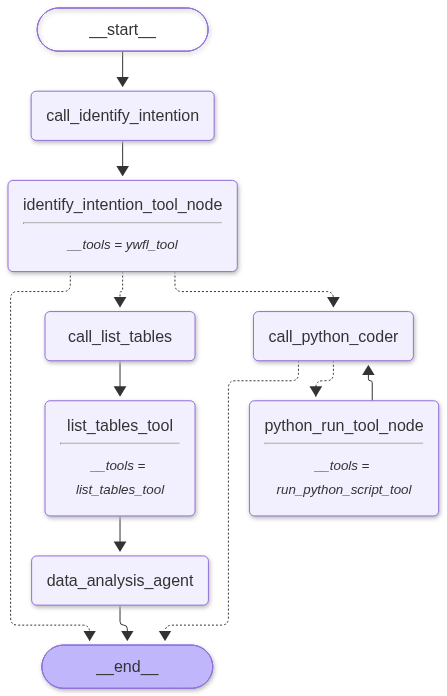

Write the Python code that produced this figure.
import sys
import os
sys.path.append(os.path.dirname(os.path.abspath(__file__)))
from contextlib import asynccontextmanager
from typing import Literal
from langchain_mcp_adapters.tools import load_mcp_tools
from langchain_core.messages import AIMessage
from langchain_mcp_adapters.client import MultiServerMCPClient
from langgraph.constants import START, END
from langgraph.graph import StateGraph
from langgraph.prebuilt import ToolNode, create_react_agent
from my_llm import llm
from my_state import BIState
from tools_node import generate_query_system_prompt, query_check_system, call_get_schema, select_deep_data_analysis_system_prompt,get_schema_tool,get_schema_node
from langchain_core.messages import SystemMessage, HumanMessage,ToolMessage
from langgraph.checkpoint.memory import MemorySaver
import matplotlib.image as mpimg
from matplotlib import pyplot as plt
from io import BytesIO
import os
from dotenv import load_dotenv
# 加载环境变量
load_dotenv()
#加载MCP服务器址的地：121.34.54.32
server_url=os.getenv("server_url")
#数据库查询MCP
mcp_server_config = {
    "search_db_mcp":{
    "url": f"http://{server_url}:9004/mcp/",
    "transport": "streamable_http",
    "timeout": 20000,  # 增加超时时间
    "sse_read_timeout": 20000
},
#机器学习MCP
"machine_learning_mcp":{
    "url": f"http://{server_url}:9003/mcp/",
    "transport": "streamable_http",
    "timeout": 20000,  # 机器学习时间需要久一些
    "sse_read_timeout": 20000
},
#生成python代码，执行python程序的MCP
"python_chart_mcp":{
    "url": f"http://{server_url}:9002/mcp/",
    "transport": "streamable_http",
    "timeout": 20000,  # 机器学习时间需要久一些
    "sse_read_timeout": 20000
},
#业务分流MCP
"ywfl_mcp":{
    "url": f"http://{server_url}:9005/mcp/",
    "transport": "streamable_http",
    "timeout": 20000.0,  # 机器学习时间需要久一些
    "sse_read_timeout": 20000.0
},
}
from typing import TypedDict, Annotated
from langchain_core.messages import AnyMessage
from langgraph.graph import add_messages
class PythonState(TypedDict):
    messages: Annotated[list[AnyMessage], add_messages] #消息追加的模式增加消息

#业务分流路由条件，
def should_continue_ywfl(state: BIState) -> Literal[END,"call_python_coder", "call_list_tables"]:
    """条件路由的，动态边"""
    messages = state["messages"]
    last_message = messages[-1]
    print("ywfl_last_message:",last_message)
    # print("ywfl_last_message.tool_calls:",last_message.tool_calls)
    #最后一个message不是functionCall或者是Functioncall但是没有SQL都走到END节点
    if last_message.content=="纯python编码": #如果有工具调用则需要根据，业务分流的结果决策向哪里走
        return "call_python_coder"
    elif last_message.content=="业务数据查询分析":
        return "call_list_tables"
    else: #如果是正常回复，则结束当前流程->END节点(正常回复)
        return END

#纯Python编码支线：判断是否需要继续调用工具，还是已经拿到最终结果可以结束
def should_continue_python(state: BIState) -> Literal[END, "python_run_tool_node"]:
    """纯Python编码支线的条件路由"""
    messages = state["messages"]
    last_message = messages[-1]
    print("should_continue_python last_message:",last_message)
    # 如果最后一条 AIMessage 还有工具调用，则去执行工具；否则说明已得到最终回复，结束
    if getattr(last_message, "tool_calls", None):
        return "python_run_tool_node"
    return END

#路由逻辑->下游可能的节点
def should_continue(state: BIState) -> Literal[END,"call_select_deep_data_analysis"]:
    """条件路由的，动态边"""
    messages = state["messages"]
    last_message = messages[-1]
    print("should_continue last_message1:",last_message)
    print("should_continue last_message.tool_calls:",last_message.tool_calls)
    #最后一个message不是functionCall或者是Functioncall但是没有SQL都走到END节点
    if not last_message.tool_calls:
        return END
    else:
        if "query" not in last_message.tool_calls[0]["args"]:
            print("触发了MCP但是没有成功返回SQL")
            return END
        return "call_select_deep_data_analysis"

#select_deep_data_analysis节点是否需要进一步调用工具完成数据分析
# def should_analysis_continue(state: BIState) -> Literal[END, "deep_data_analysis_tool"]:
#     """条件路由的，动态边"""
#     messages = state["messages"]
#     last_message = messages[-1]
#     print("should_analysis_continue last_message:",last_message)
#     # print("should_analysis_continue last_message.tool_calls:",last_message.tool_calls)
#     # 还有数据分析、机器学习类的工具调用，因此需要继续走LangGraph的数据分析流程
#     if not last_message.content: #content='' tool_cals:[{args:{}}]
#         return "deep_data_analysis_tool"
#     else: #最后一个message不是functionCall说明run sql已经得到答案了
#         return END



#%%
@asynccontextmanager  # 作用：用于快速创建异步上下文管理器。它使得异步资源的获取和释放可以像同步代码一样通过 async with 语法优雅地管理。
async def make_graph():
    """定义，并且编译工作流"""
    client = MultiServerMCPClient(mcp_server_config) #接收一个MCP服务器组对象
    print(client)
    tools=[] #所有工具
    #并行同时启动4个会话session,session的作用是持久化会话,保持MCP server和client之间的不断
    async with client.session("python_chart_mcp") as python_chart_session, client.session("ywfl_mcp") as ywfl_session, \
        client.session("machine_learning_mcp") as machine_learning_session, client.session("search_db_mcp") as search_db_session:
        python_chart_server_tools = await load_mcp_tools(python_chart_session) #加载所有MCP，并显示所有的工具 list_tools()
        ywfl_server_tools = await load_mcp_tools(ywfl_session)  #
        machine_learning_server_tools = await load_mcp_tools(machine_learning_session)  #
        search_db_server_tools = await load_mcp_tools(search_db_session)  #
        tools.extend(ywfl_server_tools)
        tools.extend(machine_learning_server_tools)
        tools.extend(python_chart_server_tools)
        tools.extend(search_db_server_tools)
        print("所有tools列表:",tools)
        # 解析tool获取工具变量
        for one_tool in tools:
            print("one_tool:",one_tool)
            if one_tool.name=="list_tables_tool":
                list_tables_tool=one_tool
            elif one_tool.name=="db_sql_tool":
                db_sql_tool=one_tool
                print("数据库查询工具db_sql_tool:", db_sql_tool)
            elif one_tool.name == "ywfl_tool":
                ywfl_tool=one_tool
            elif one_tool.name == "run_python_script_tool":
                run_python_script_tool=one_tool
            elif one_tool.name =="reviews_stars_correlation_test_tool":
                reviews_stars_correlation_test_tool=one_tool
            elif one_tool.name =="analysis_product_reviews_tool":
                analysis_product_reviews_tool=one_tool
            elif one_tool.name =="sales_predict_tool":
                sales_predict_tool=one_tool
            elif one_tool.name=="translate_to_python_plot_script": #写python代码绘图的工具
                translate_to_python_plot_script_tool=one_tool
            else:
                print(f"遇到了其它tools:{one_tool.name}")

        def call_identify_intention(state: BIState):
            """业务分流节点"""
            #每一轮的history应当是HumanMessage与最终执行完整个LangGraph流程得到了AI Message回复+本轮消息
            call_identify_system_message=[SystemMessage(content="""你是一个对话智能助手,你具有语言技能和工具调用技能。
            若用户希望做数据分析、查询业务数据、机器学习建模、做计算、绘制统计图表、写代码等工作，你需要调用`ywfl_tool`工具来实现下游任务分流，
            若用户做纯咨询则使用对话技能完成自由对话""")]
            print("多轮对话开始节点BISTATE消息列表检查点:",state['messages'])
            # 不强制ywfl_tool的调用，允许模型在获得解决方案时自然响应，如正常回复。只对写代码和数据分析响应工具调用
            llm_with_tools = llm.bind_tools([ywfl_tool])
            #ToolNode 通过图形状态和消息列表进行操作。它期望消息列表中的最后一条消息为 AIMessage 类型，并具有 tool_calls 参数
            ywfl_result = llm_with_tools.invoke(call_identify_system_message+state['messages']) #返回的是一个AI_MESSAGE对象，有可能是工具调用(判断下游业务转向)，有可能不走工具调用(自由回复)
            print("业务分流模块参数提取:", ywfl_result)
            return  {"messages":[ywfl_result]}
        identify_intention_tool_node = ToolNode([ywfl_tool], name="identify_intention_tool_node")
        def call_python_coder(state: BIState):
            """PYTHON直接写程序+自动执行节点"""
            llm_with_tools = llm.bind_tools([run_python_script_tool])
            python_coder_result = llm_with_tools.invoke(state['messages'],parallel_tool_calls=True) #state['messages'][-2:] whole_message_list
            print("python写程序+执行结果:",python_coder_result)
            return {'messages': [python_coder_result]}
        #执行python程序的工具节点(绘图+编码执行结果)
        python_run_tool_node = ToolNode([run_python_script_tool], name="python_run_tool_node")
        def call_list_tables(state: BIState):
            """获取数据库信息节点"""
            tool_call = {
                "name": "list_tables_tool", #关系型数据库的内置方法
                "args": {},
                "id": "tool1",
                "type": "tool_call",
            }
            print("call_list_tables state['messages']:",state['messages'])
            tool_call_message = AIMessage(content="", tool_calls=[tool_call])
            return {"messages": [tool_call_message]}

         # 第二个节点
        list_tables_tool = ToolNode([list_tables_tool], name="list_tables_tool")

        #数据分析和机器学习、绘图的一个runnable编译完了的子图
        data_analysis_agent = create_react_agent(model=llm,
                                                 tools=[db_sql_tool,
                                                        run_python_script_tool,
                                                        reviews_stars_correlation_test_tool,
                                                        translate_to_python_plot_script_tool,
                                                        analysis_product_reviews_tool,
                                                        sales_predict_tool],
                                                 prompt=generate_query_system_prompt,name="data_analysis_agent",debug=True)
        workflow = StateGraph(BIState)
        workflow.add_node(call_python_coder)
        workflow.add_node(python_run_tool_node)
        workflow.add_node(call_identify_intention)
        workflow.add_node(identify_intention_tool_node)
        workflow.add_node(call_list_tables)
        workflow.add_node(list_tables_tool)
        workflow.add_node(data_analysis_agent) #generate_sql
        workflow.add_edge(START, "call_identify_intention")
        workflow.add_edge("call_identify_intention", "identify_intention_tool_node")
        workflow.add_conditional_edges("identify_intention_tool_node", should_continue_ywfl) #    {"tools": "tools", END: END},
        workflow.add_conditional_edges("call_python_coder", should_continue_python, {"python_run_tool_node": "python_run_tool_node", END: END})
        # 工具执行完后回到 call_python_coder，让 LLM 根据工具结果生成最终回复（形成 ReAct 循环）
        workflow.add_edge("python_run_tool_node", "call_python_coder")
        workflow.add_edge("call_list_tables", "list_tables_tool")
        workflow.add_edge("list_tables_tool", "data_analysis_agent")
        workflow.add_edge('data_analysis_agent', END) #generate_sql 工具调用了代表生成了sql，没有工具调用代表出了问题走到END结束节点;如果没有继续走就从should_continue中走到END
        #构建带有MemorySaver的图结构
        # memory=MemorySaver()
        print("正在创建LangGraph图....")
        try:
            graph = workflow.compile() # checkpointer=memory
        except Exception as e:
            print("创建图出现错误:",e)
        #绘制langGraph流程图并保存到本地
        graph_png = graph.get_graph().draw_mermaid_png()
        img = mpimg.imread(BytesIO(graph_png), format='PNG')
        plt.imshow(img)
        plt.axis('off')
        plt.show()
        with open("./build_graph.png", "wb") as f:
            f.write(graph_png)
        yield graph
